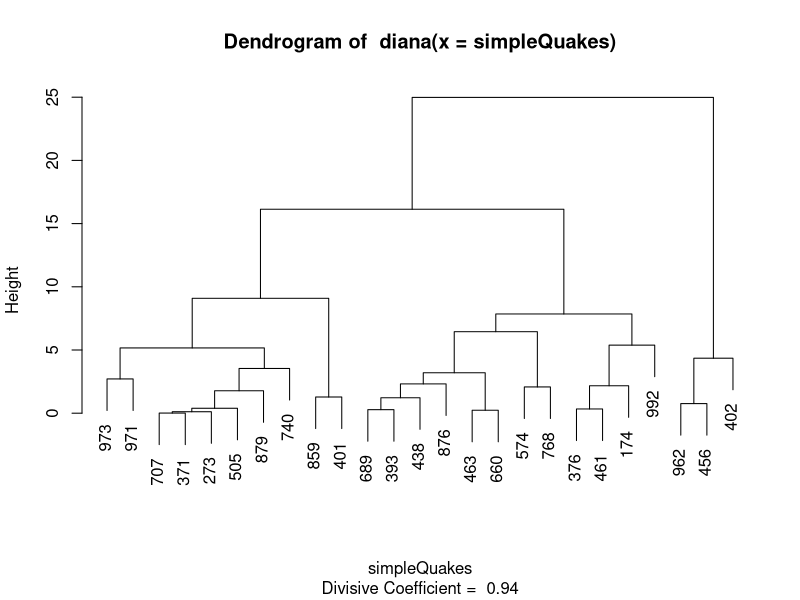

Write R code to recreate this figure.
# clustering with diana
# Hierarchical method
# divisive. Starts with one cluster and breaks it down
# vs agglomerative
# Divisive is more efficient and accurate - perhaps

library(cluster)

# downsample quakes for demonstration. from 500 to 25
simpleQuakes <- quakes[sample(nrow(quakes),25),c("long","lat")]

diana(simpleQuakes)
# compared to agglomerative object
agnes(simpleQuakes)

plot(diana(simpleQuakes), which.plots = 2)

# what is going on?
?diana
?diana.object
